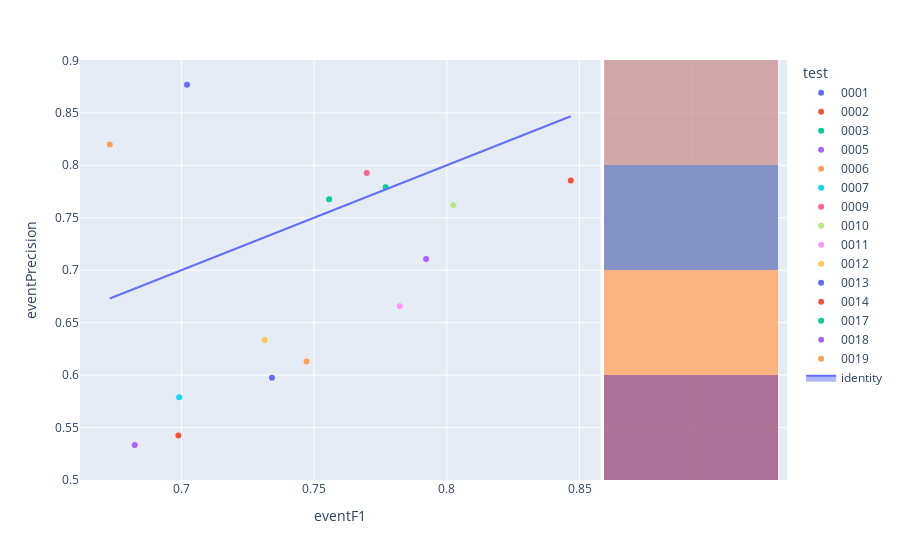

The cell this chart's notebook holds for it:
### Code cell
fig=px.scatter(experimentModels,x='eventF1',y='eventPrecision',color='test',hover_name='modelId', marginal_y="histogram")
fig.add_trace(
    go.Scatter(x=experimentModels['eventF1'], y=experimentModels['eventF1'], name="identity", mode='lines',fill="toself")
)
fig.show()

### Figure 1 — Plotly figure (JSON) as saved in the notebook; plotly's stock layout.template omitted (floating-point values rounded to 4 significant figures)
{"data": [{"hovertemplate": "<b>%{hovertext}</b><br><br>test=0001<br>eventF1=%{x}<br>eventPrecision=%{y}<extra></extra>", "hovertext": ["7feab6c6-8ccf-4056-b394-5b6d7b96cb7a"], "legendgroup": "0001", "marker": {"color": "#636efa", "symbol": "circle"}, "mode": "markers", "name": "0001", "orientation": "v", "showlegend": true, "type": "scatter", "x": [0.7021], "xaxis": "x", "y": [0.8768], "yaxis": "y"}, {"alignmentgroup": "True", "bingroup": "y", "hovertemplate": "test=0001<br>eventPrecision=%{y}<br>count=%{x}<extra></extra>", "legendgroup": "0001", "marker": {"color": "#636efa"}, "name": "0001", "offsetgroup": "0001", "opacity": 0.5, "showlegend": false, "type": "histogram", "xaxis": "x2", "y": [0.8768], "yaxis": "y2"}, {"hovertemplate": "<b>%{hovertext}</b><br><br>test=0002<br>eventF1=%{x}<br>eventPrecision=%{y}<extra></extra>", "hovertext": ["aca6fbc5-bdf4-4890-bc15-bd3cc527aa65"], "legendgroup": "0002", "marker": {"color": "#EF553B", "symbol": "circle"}, "mode": "markers", "name": "0002", "orientation": "v", "showlegend": true, "type": "scatter", "x": [0.8467], "xaxis": "x", "y": [0.7855], "yaxis": "y"}, {"alignmentgroup": "True", "bingroup": "y", "hovertemplate": "test=0002<br>eventPrecision=%{y}<br>count=%{x}<extra></extra>", "legendgroup": "0002", "marker": {"color": "#EF553B"}, "name": "0002", "offsetgroup": "0002", "opacity": 0.5, "showlegend": false, "type": "histogram", "xaxis": "x2", "y": [0.7855], "yaxis": "y2"}, {"hovertemplate": "<b>%{hovertext}</b><br><br>test=0003<br>eventF1=%{x}<br>eventPrecision=%{y}<extra></extra>", "hovertext": ["ec017e6c-bd1b-41f7-af84-ed6023617980"], "legendgroup": "0003", "marker": {"color": "#00cc96", "symbol": "circle"}, "mode": "markers", "name": "0003", "orientation": "v", "showlegend": true, "type": "scatter", "x": [0.7557], "xaxis": "x", "y": [0.7675], "yaxis": "y"}, {"alignmentgroup": "True", "bingroup": "y", "hovertemplate": "test=0003<br>eventPrecision=%{y}<br>count=%{x}<extra></extra>", "legendgroup": "0003", "marker": {"color": "#00cc96"}, "name": "0003", "offsetgroup": "0003", "opacity": 0.5, "showlegend": false, "type": "histogram", "xaxis": "x2", "y": [0.7675], "yaxis": "y2"}, {"hovertemplate": "<b>%{hovertext}</b><br><br>test=0005<br>eventF1=%{x}<br>eventPrecision=%{y}<extra></extra>", "hovertext": ["abcd606e-c9ec-4194-807e-4a045dcd0e18"], "legendgroup": "0005", "marker": {"color": "#ab63fa", "symbol": "circle"}, "mode": "markers", "name": "0005", "orientation": "v", "showlegend": true, "type": "scatter", "x": [0.6825], "xaxis": "x", "y": [0.5334], "yaxis": "y"}, {"alignmentgroup": "True", "bingroup": "y", "hovertemplate": "test=0005<br>eventPrecision=%{y}<br>count=%{x}<extra></extra>", "legendgroup": "0005", "marker": {"color": "#ab63fa"}, "name": "0005", "offsetgroup": "0005", "opacity": 0.5, "showlegend": false, "type": "histogram", "xaxis": "x2", "y": [0.5334], "yaxis": "y2"}, {"hovertemplate": "<b>%{hovertext}</b><br><br>test=0006<br>eventF1=%{x}<br>eventPrecision=%{y}<extra></extra>", "hovertext": ["ba039537-8f79-49cf-8ac8-383434059506"], "legendgroup": "0006", "marker": {"color": "#FFA15A", "symbol": "circle"}, "mode": "markers", "name": "0006", "orientation": "v", "showlegend": true, "type": "scatter", "x": [0.673], "xaxis": "x", "y": [0.8198], "yaxis": "y"}, {"alignmentgroup": "True", "bingroup": "y", "hovertemplate": "test=0006<br>eventPrecision=%{y}<br>count=%{x}<extra></extra>", "legendgroup": "0006", "marker": {"color": "#FFA15A"}, "name": "0006", "offsetgroup": "0006", "opacity": 0.5, "showlegend": false, "type": "histogram", "xaxis": "x2", "y": [0.8198], "yaxis": "y2"}, {"hovertemplate": "<b>%{hovertext}</b><br><br>test=0007<br>eventF1=%{x}<br>eventPrecision=%{y}<extra></extra>", "hovertext": ["496b4ddf-f8cb-4244-89ad-0439681b820b"], "legendgroup": "0007", "marker": {"color": "#19d3f3", "symbol": "circle"}, "mode": "markers", "name": "0007", "orientation": "v", "showlegend": true, "type": "scatter", "x": [0.6992], "xaxis": "x", "y": [0.5789], "yaxis": "y"}, {"alignmentgroup": "True", "bingroup": "y", "hovertemplate": "test=0007<br>eventPrecision=%{y}<br>count=%{x}<extra></extra>", "legendgroup": "0007", "marker": {"color": "#19d3f3"}, "name": "0007", "offsetgroup": "0007", "opacity": 0.5, "showlegend": false, "type": "histogram", "xaxis": "x2", "y": [0.5789], "yaxis": "y2"}, {"hovertemplate": "<b>%{hovertext}</b><br><br>test=0009<br>eventF1=%{x}<br>eventPrecision=%{y}<extra></extra>", "hovertext": ["7daf0b7c-d584-4841-8dd3-6d4cec075655"], "legendgroup": "0009", "marker": {"color": "#FF6692", "symbol": "circle"}, "mode": "markers", "name": "0009", "orientation": "v", "showlegend": true, "type": "scatter", "x": [0.7699], "xaxis": "x", "y": [0.7926], "yaxis": "y"}, {"alignmentgroup": "True", "bingroup": "y", "hovertemplate": "test=0009<br>eventPrecision=%{y}<br>count=%{x}<extra></extra>", "legendgroup": "0009", "marker": {"color": "#FF6692"}, "name": "0009", "offsetgroup": "0009", "opacity": 0.5, "showlegend": false, "type": "histogram", "xaxis": "x2", "y": [0.7926], "yaxis": "y2"}, {"hovertemplate": "<b>%{hovertext}</b><br><br>test=0010<br>eventF1=%{x}<br>eventPrecision=%{y}<extra></extra>", "hovertext": ["cf984650-f856-4b2e-9290-4aba38fd6427"], "legendgroup": "0010", "marker": {"color": "#B6E880", "symbol": "circle"}, "mode": "markers", "name": "0010", "orientation": "v", "showlegend": true, "type": "scatter", "x": [0.8025], "xaxis": "x", "y": [0.7619], "yaxis": "y"}, {"alignmentgroup": "True", "bingroup": "y", "hovertemplate": "test=0010<br>eventPrecision=%{y}<br>count=%{x}<extra></extra>", "legendgroup": "0010", "marker": {"color": "#B6E880"}, "name": "0010", "offsetgroup": "0010", "opacity": 0.5, "showlegend": false, "type": "histogram", "xaxis": "x2", "y": [0.7619], "yaxis": "y2"}, {"hovertemplate": "<b>%{hovertext}</b><br><br>test=0011<br>eventF1=%{x}<br>eventPrecision=%{y}<extra></extra>", "hovertext": ["8be0a742-8fa8-4f1f-a081-622ff61d7bb5"], "legendgroup": "0011", "marker": {"color": "#FF97FF", "symbol": "circle"}, "mode": "markers", "name": "0011", "orientation": "v", "showlegend": true, "type": "scatter", "x": [0.7823], "xaxis": "x", "y": [0.6657], "yaxis": "y"}, {"alignmentgroup": "True", "bingroup": "y", "hovertemplate": "test=0011<br>eventPrecision=%{y}<br>count=%{x}<extra></extra>", "legendgroup": "0011", "marker": {"color": "#FF97FF"}, "name": "0011", "offsetgroup": "0011", "opacity": 0.5, "showlegend": false, "type": "histogram", "xaxis": "x2", "y": [0.6657], "yaxis": "y2"}, {"hovertemplate": "<b>%{hovertext}</b><br><br>test=0012<br>eventF1=%{x}<br>eventPrecision=%{y}<extra></extra>", "hovertext": ["87814133-dd28-4c87-860b-c4ef8d85801e"], "legendgroup": "0012", "marker": {"color": "#FECB52", "symbol": "circle"}, "mode": "markers", "name": "0012", "orientation": "v", "showlegend": true, "type": "scatter", "x": [0.7314], "xaxis": "x", "y": [0.6335], "yaxis": "y"}, {"alignmentgroup": "True", "bingroup": "y", "hovertemplate": "test=0012<br>eventPrecision=%{y}<br>count=%{x}<extra></extra>", "legendgroup": "0012", "marker": {"color": "#FECB52"}, "name": "0012", "offsetgroup": "0012", "opacity": 0.5, "showlegend": false, "type": "histogram", "xaxis": "x2", "y": [0.6335], "yaxis": "y2"}, {"hovertemplate": "<b>%{hovertext}</b><br><br>test=0013<br>eventF1=%{x}<br>eventPrecision=%{y}<extra></extra>", "hovertext": ["3d0715ed-4682-4fa5-9cc7-f167312e833b"], "legendgroup": "0013", "marker": {"color": "#636efa", "symbol": "circle"}, "mode": "markers", "name": "0013", "orientation": "v", "showlegend": true, "type": "scatter", "x": [0.7341], "xaxis": "x", "y": [0.5974], "yaxis": "y"}, {"alignmentgroup": "True", "bingroup": "y", "hovertemplate": "test=0013<br>eventPrecision=%{y}<br>count=%{x}<extra></extra>", "legendgroup": "0013", "marker": {"color": "#636efa"}, "name": "0013", "offsetgroup": "0013", "opacity": 0.5, "showlegend": false, "type": "histogram", "xaxis": "x2", "y": [0.5974], "yaxis": "y2"}, {"hovertemplate": "<b>%{hovertext}</b><br><br>test=0014<br>eventF1=%{x}<br>eventPrecision=%{y}<extra></extra>", "hovertext": ["1ec0ffd4-9973-4c92-9d68-80bfc2610b4e"], "legendgroup": "0014", "marker": {"color": "#EF553B", "symbol": "circle"}, "mode": "markers", "name": "0014", "orientation": "v", "showlegend": true, "type": "scatter", "x": [0.6989], "xaxis": "x", "y": [0.5423], "yaxis": "y"}, {"alignmentgroup": "True", "bingroup": "y", "hovertemplate": "test=0014<br>eventPrecision=%{y}<br>count=%{x}<extra></extra>", "legendgroup": "0014", "marker": {"color": "#EF553B"}, "name": "0014", "offsetgroup": "0014", "opacity": 0.5, "showlegend": false, "type": "histogram", "xaxis": "x2", "y": [0.5423], "yaxis": "y2"}, {"hovertemplate": "<b>%{hovertext}</b><br><br>test=0017<br>eventF1=%{x}<br>eventPrecision=%{y}<extra></extra>", "hovertext": ["85254932-ed56-4105-92cd-63187d464506"], "legendgroup": "0017", "marker": {"color": "#00cc96", "symbol": "circle"}, "mode": "markers", "name": "0017", "orientation": "v", "showlegend": true, "type": "scatter", "x": [0.777], "xaxis": "x", "y": [0.7792], "yaxis": "y"}, {"alignmentgroup": "True", "bingroup": "y", "hovertemplate": "test=0017<br>eventPrecision=%{y}<br>count=%{x}<extra></extra>", "legendgroup": "0017", "marker": {"color": "#00cc96"}, "name": "0017", "offsetgroup": "0017", "opacity": 0.5, "showlegend": false, "type": "histogram", "xaxis": "x2", "y": [0.7792], "yaxis": "y2"}, {"hovertemplate": "<b>%{hovertext}</b><br><br>test=0018<br>eventF1=%{x}<br>eventPrecision=%{y}<extra></extra>", "hovertext": ["4ae8df49-0dfe-4d18-8f0b-e1dfd3285c3e"], "legendgroup": "0018", "marker": {"color": "#ab63fa", "symbol": "circle"}, "mode": "markers", "name": "0018", "orientation": "v", "showlegend": true, "type": "scatter", "x": [0.7922], "xaxis": "x", "y": [0.7107], "yaxis": "y"}, {"alignmentgroup": "True", "bingroup": "y", "hovertemplate": "test=0018<br>eventPrecision=%{y}<br>count=%{x}<extra></extra>", "legendgroup": "0018", "marker": {"color": "#ab63fa"}, "name": "0018", "offsetgroup": "0018", "opacity": 0.5, "showlegend": false, "type": "histogram", "xaxis": "x2", "y": [0.7107], "yaxis": "y2"}, {"hovertemplate": "<b>%{hovertext}</b><br><br>test=0019<br>eventF1=%{x}<br>eventPrecision=%{y}<extra></extra>", "hovertext": ["e3714d66-0198-4ba1-b455-3405e39de414"], "legendgroup": "0019", "marker": {"color": "#FFA15A", "symbol": "circle"}, "mode": "markers", "name": "0019", "orientation": "v", "showlegend": true, "type": "scatter", "x": [0.7472], "xaxis": "x", "y": [0.6129], "yaxis": "y"}, {"alignmentgroup": "True", "bingroup": "y", "hovertemplate": "test=0019<br>eventPrecision=%{y}<br>count=%{x}<extra></extra>", "legendgroup": "0019", "marker": {"color": "#FFA15A"}, "name": "0019", "offsetgroup": "0019", "opacity": 0.5, "showlegend": false, "type": "histogram", "xaxis": "x2", "y": [0.6129], "yaxis": "y2"}, {"fill": "toself", "mode": "lines", "name": "identity", "type": "scatter", "x": [0.7021, 0.8467, 0.7557, 0.6825, 0.673, 0.6992, 0.7699, 0.8025, 0.7823, 0.7314, 0.7341, 0.6989, 0.777, 0.7922, 0.7472], "y": [0.7021, 0.8467, 0.7557, 0.6825, 0.673, 0.6992, 0.7699, 0.8025, 0.7823, 0.7314, 0.7341, 0.6989, 0.777, 0.7922, 0.7472]}], "layout": {"barmode": "overlay", "legend": {"title": {"text": "test"}, "tracegroupgap": 0}, "margin": {"t": 60}, "xaxis": {"anchor": "y", "domain": [0, 0.7363], "title": {"text": "eventF1"}}, "xaxis2": {"anchor": "y2", "domain": [0.7413, 1], "matches": "x2", "showgrid": true, "showline": false, "showticklabels": false, "ticks": ""}, "yaxis": {"anchor": "x", "domain": [0, 1], "title": {"text": "eventPrecision"}}, "yaxis2": {"anchor": "x2", "domain": [0, 1], "matches": "y", "showgrid": true, "showticklabels": false}}}
